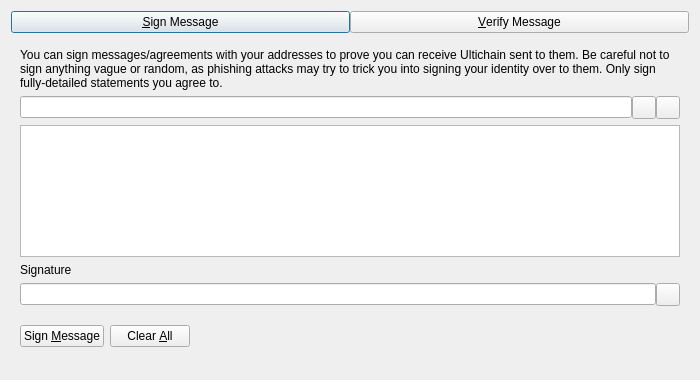
<?xml version="1.0" encoding="UTF-8"?>
<ui version="4.0">
 <class>SignVerifyMessageDialog</class>
 <widget class="QDialog" name="SignVerifyMessageDialog">
  <property name="geometry">
   <rect>
    <x>0</x>
    <y>0</y>
    <width>700</width>
    <height>380</height>
   </rect>
  </property>
  <property name="windowTitle">
   <string>Signatures - Sign / Verify a Message</string>
  </property>
  <property name="modal">
   <bool>true</bool>
  </property>
  <layout class="QVBoxLayout" name="verticalLayout">
   <item>
    <layout class="QHBoxLayout" name="horizontalLayout_Buttons_2">
     <property name="spacing">
      <number>0</number>
     </property>
     <property name="topMargin">
      <number>0</number>
     </property>
     <item>
      <widget class="QPushButton" name="btnSignMessage">
       <property name="text">
        <string>&amp;Sign Message</string>
       </property>
       <property name="checkable">
        <bool>true</bool>
       </property>
      </widget>
     </item>
     <item>
      <widget class="QPushButton" name="btnVerifyMessage">
       <property name="text">
        <string>&amp;Verify Message</string>
       </property>
       <property name="checkable">
        <bool>true</bool>
       </property>
      </widget>
     </item>
    </layout>
   </item>
   <item>
    <widget class="QStackedWidget" name="stackedWidgetSig">
     <property name="minimumSize">
      <size>
       <width>0</width>
       <height>0</height>
      </size>
     </property>
     <property name="currentIndex">
      <number>0</number>
     </property>
     <widget class="QWidget" name="pageSignMessage">
      <layout class="QVBoxLayout" name="verticalLayout_SM">
       <item>
        <widget class="QLabel" name="infoLabel_SM">
         <property name="text">
          <string>You can sign messages/agreements with your addresses to prove you can receive Ultichain sent to them. Be careful not to sign anything vague or random, as phishing attacks may try to trick you into signing your identity over to them. Only sign fully-detailed statements you agree to.</string>
         </property>
         <property name="textFormat">
          <enum>Qt::PlainText</enum>
         </property>
         <property name="wordWrap">
          <bool>true</bool>
         </property>
        </widget>
       </item>
       <item>
        <layout class="QHBoxLayout" name="horizontalLayout_1_SM">
         <property name="spacing">
          <number>0</number>
         </property>
         <item>
          <widget class="QValidatedLineEdit" name="addressIn_SM">
           <property name="toolTip">
            <string>The Ultichain address to sign the message with</string>
           </property>
          </widget>
         </item>
         <item>
          <widget class="QToolButton" name="addressBookButton_SM">
           <property name="toolTip">
            <string>Choose previously used address</string>
           </property>
           <property name="text">
            <string/>
           </property>
           <property name="shortcut">
            <string>Alt+A</string>
           </property>
          </widget>
         </item>
         <item>
          <widget class="QToolButton" name="pasteButton_SM">
           <property name="toolTip">
            <string>Paste address from clipboard</string>
           </property>
           <property name="text">
            <string/>
           </property>
           <property name="shortcut">
            <string>Alt+P</string>
           </property>
          </widget>
         </item>
        </layout>
       </item>
       <item>
        <widget class="QPlainTextEdit" name="messageIn_SM">
         <property name="toolTip">
          <string>Enter the message you want to sign here</string>
         </property>
        </widget>
       </item>
       <item>
        <widget class="QLabel" name="signatureLabel_SM">
         <property name="text">
          <string>Signature</string>
         </property>
         <property name="textFormat">
          <enum>Qt::PlainText</enum>
         </property>
        </widget>
       </item>
       <item>
        <layout class="QHBoxLayout" name="horizontalLayout_2_SM">
         <property name="spacing">
          <number>0</number>
         </property>
         <item>
          <widget class="QLineEdit" name="signatureOut_SM">
           <property name="readOnly">
            <bool>true</bool>
           </property>
          </widget>
         </item>
         <item>
          <widget class="QToolButton" name="copySignatureButton_SM">
           <property name="toolTip">
            <string>Copy the current signature to the system clipboard</string>
           </property>
           <property name="text">
            <string/>
           </property>
          </widget>
         </item>
        </layout>
       </item>
       <item>
        <layout class="QHBoxLayout" name="horizontalLayout_3_SM">
         <item>
          <widget class="QPushButton" name="signMessageButton_SM">
           <property name="toolTip">
            <string>Sign the message to prove you own this Ultichain address</string>
           </property>
           <property name="text">
            <string>Sign &amp;Message</string>
           </property>
           <property name="autoDefault">
            <bool>false</bool>
           </property>
          </widget>
         </item>
         <item>
          <widget class="QPushButton" name="clearButton_SM">
           <property name="toolTip">
            <string>Reset all sign message fields</string>
           </property>
           <property name="text">
            <string>Clear &amp;All</string>
           </property>
           <property name="autoDefault">
            <bool>false</bool>
           </property>
          </widget>
         </item>
         <item>
          <spacer name="horizontalSpacer_1_SM">
           <property name="orientation">
            <enum>Qt::Horizontal</enum>
           </property>
           <property name="sizeHint" stdset="0">
            <size>
             <width>40</width>
             <height>48</height>
            </size>
           </property>
          </spacer>
         </item>
         <item>
          <widget class="QLabel" name="statusLabel_SM">
           <property name="text">
            <string/>
           </property>
           <property name="wordWrap">
            <bool>true</bool>
           </property>
          </widget>
         </item>
         <item>
          <spacer name="horizontalSpacer_2_SM">
           <property name="orientation">
            <enum>Qt::Horizontal</enum>
           </property>
           <property name="sizeHint" stdset="0">
            <size>
             <width>40</width>
             <height>48</height>
            </size>
           </property>
          </spacer>
         </item>
        </layout>
       </item>
      </layout>
     </widget>
     <widget class="QWidget" name="pageVerifyMessage">
      <layout class="QVBoxLayout" name="verticalLayout_VM">
       <item>
        <widget class="QLabel" name="infoLabel_VM">
         <property name="text">
          <string>Enter the receiver's address, message (ensure you copy line breaks, spaces, tabs, etc. exactly) and signature below to verify the message. Be careful not to read more into the signature than what is in the signed message itself, to avoid being tricked by a man-in-the-middle attack. Note that this only proves the signing party receives with the address, it cannot prove sendership of any transaction!</string>
         </property>
         <property name="textFormat">
          <enum>Qt::PlainText</enum>
         </property>
         <property name="alignment">
          <set>Qt::AlignLeading|Qt::AlignLeft|Qt::AlignTop</set>
         </property>
         <property name="wordWrap">
          <bool>true</bool>
         </property>
        </widget>
       </item>
       <item>
        <layout class="QHBoxLayout" name="horizontalLayout_1_VM">
         <property name="spacing">
          <number>0</number>
         </property>
         <item>
          <widget class="QValidatedLineEdit" name="addressIn_VM">
           <property name="toolTip">
            <string>The Ultichain address the message was signed with</string>
           </property>
          </widget>
         </item>
         <item>
          <widget class="QToolButton" name="addressBookButton_VM">
           <property name="toolTip">
            <string>Choose previously used address</string>
           </property>
           <property name="text">
            <string/>
           </property>
           <property name="shortcut">
            <string>Alt+A</string>
           </property>
          </widget>
         </item>
        </layout>
       </item>
       <item>
        <widget class="QPlainTextEdit" name="messageIn_VM"/>
       </item>
       <item>
        <widget class="QValidatedLineEdit" name="signatureIn_VM"/>
       </item>
       <item>
        <layout class="QHBoxLayout" name="horizontalLayout_2_VM">
         <item>
          <widget class="QPushButton" name="verifyMessageButton_VM">
           <property name="toolTip">
            <string>Verify the message to ensure it was signed with the specified Ultichain address</string>
           </property>
           <property name="text">
            <string>Verify &amp;Message</string>
           </property>
           <property name="autoDefault">
            <bool>false</bool>
           </property>
          </widget>
         </item>
         <item>
          <widget class="QPushButton" name="clearButton_VM">
           <property name="toolTip">
            <string>Reset all verify message fields</string>
           </property>
           <property name="text">
            <string>Clear &amp;All</string>
           </property>
           <property name="autoDefault">
            <bool>false</bool>
           </property>
          </widget>
         </item>
         <item>
          <spacer name="horizontalSpacer_1_VM">
           <property name="orientation">
            <enum>Qt::Horizontal</enum>
           </property>
           <property name="sizeHint" stdset="0">
            <size>
             <width>40</width>
             <height>48</height>
            </size>
           </property>
          </spacer>
         </item>
         <item>
          <widget class="QLabel" name="statusLabel_VM">
           <property name="text">
            <string/>
           </property>
           <property name="wordWrap">
            <bool>true</bool>
           </property>
          </widget>
         </item>
         <item>
          <spacer name="horizontalSpacer_2_VM">
           <property name="orientation">
            <enum>Qt::Horizontal</enum>
           </property>
           <property name="sizeHint" stdset="0">
            <size>
             <width>40</width>
             <height>48</height>
            </size>
           </property>
          </spacer>
         </item>
        </layout>
       </item>
      </layout>
     </widget>
    </widget>
   </item>
  </layout>
 </widget>
 <customwidgets>
  <customwidget>
   <class>QValidatedLineEdit</class>
   <extends>QLineEdit</extends>
   <header>qt/qvalidatedlineedit.h</header>
  </customwidget>
 </customwidgets>
 <resources>
  <include location="../ultichain.qrc"/>
 </resources>
 <connections/>
</ui>
